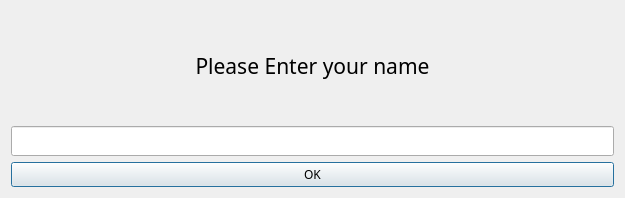
<?xml version="1.0" encoding="UTF-8"?>
<ui version="4.0">
 <class>Dialog</class>
 <widget class="QDialog" name="Dialog">
  <property name="geometry">
   <rect>
    <x>0</x>
    <y>0</y>
    <width>625</width>
    <height>198</height>
   </rect>
  </property>
  <property name="windowTitle">
   <string>Name</string>
  </property>
  <layout class="QGridLayout" name="gridLayout">
   <item row="0" column="0">
    <layout class="QVBoxLayout" name="verticalLayout">
     <item>
      <widget class="QLabel" name="label">
       <property name="font">
        <font>
         <family>OCR A Extended</family>
         <pointsize>16</pointsize>
        </font>
       </property>
       <property name="layoutDirection">
        <enum>Qt::LeftToRight</enum>
       </property>
       <property name="text">
        <string>Please Enter your name</string>
       </property>
       <property name="textFormat">
        <enum>Qt::PlainText</enum>
       </property>
       <property name="alignment">
        <set>Qt::AlignCenter</set>
       </property>
      </widget>
     </item>
     <item>
      <widget class="QLineEdit" name="name_edit">
       <property name="font">
        <font>
         <family>OCR A Extended</family>
         <pointsize>11</pointsize>
        </font>
       </property>
      </widget>
     </item>
     <item>
      <widget class="QPushButton" name="ok_butn">
       <property name="font">
        <font>
         <family>OCR A Extended</family>
         <pointsize>9</pointsize>
        </font>
       </property>
       <property name="text">
        <string>OK</string>
       </property>
      </widget>
     </item>
    </layout>
   </item>
  </layout>
 </widget>
 <resources/>
 <connections/>
</ui>
